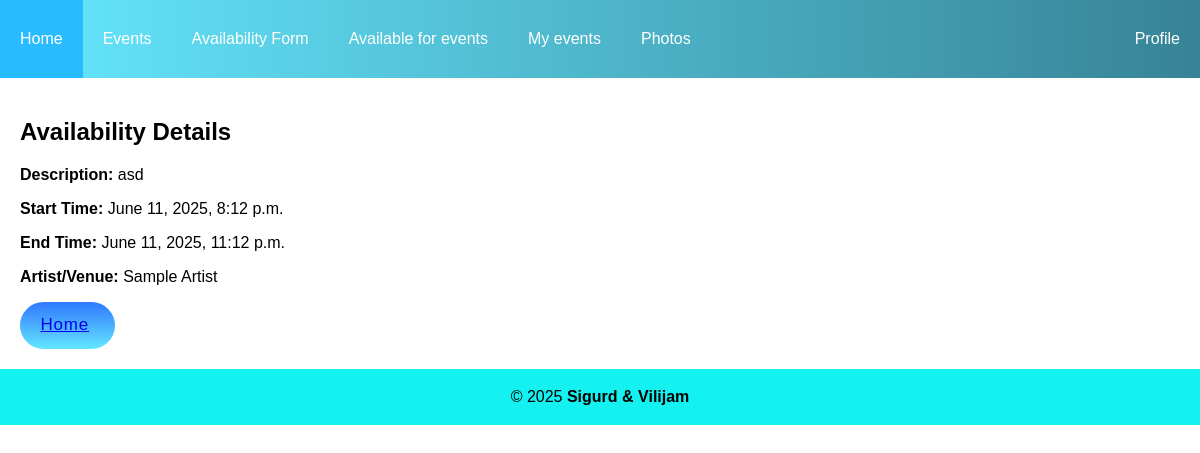
Page /listing/availability/44/ (signed in) on the committed database.
### app/models.py (models this page shows, shortened)
class Availability(models.Model):
    TYPE_CHOICES = [
        ("artist", "Artist"),
        ("venue", "Venue"),
    ]
    type = models.CharField(max_length=10, choices=TYPE_CHOICES)
    artist = models.ForeignKey(
        Artist,
        on_delete=models.CASCADE,
        null=True,
        blank=True,
        related_name="availability_artist",
    )
    venue = models.ForeignKey(
        Venue,
        on_delete=models.CASCADE,
        null=True,
        blank=True,
        related_name="availability_venue",
    )
    start_time = models.DateTimeField()
    end_time = models.DateTimeField()
    description = models.TextField()
    class Meta:
        constraints = [
            models.CheckConstraint(
                check=(
                    models.Q(artist__isnull=False, venue__isnull=True)
                    | models.Q(artist__isnull=True, venue__isnull=False)
                ),
                name="artist_or_venue_only",
            )
        ]

class Artist(models.Model):
    user = models.OneToOneField(
        User, on_delete=models.CASCADE, related_name="artist_user"
    )
    artistimage = models.ImageField(
        upload_to="artistpics/", default="artistpics/default.png", null=True, blank=True
    )
    artistfans = models.ManyToManyField(User, related_name="artist_fans", blank=True)
    genres = models.ManyToManyField(Genre, related_name="artists", blank=True)

class User(AbstractUser):
    choices = [
        ("fan", "Fan"),
        ("artist", "Artist"),
        ("venue", "Venue"),
        ("doorman", "Doorman"),
    ]
    role = models.CharField(max_length=100, choices=choices, default="fan")
    profilename = models.CharField(
        max_length=100
    )  # Name on profile different from username and full name
    bio = models.TextField(max_length=1000, null=True, blank=True)
    profilepic = models.ImageField(
        upload_to="profilepics/",
        default="profilepics/default.png",
        null=True,
        blank=True,
    )

### app/views.py (the view, shortened to what this page needs)
# urls.py: path('listing/<str:listing_type>/<int:listing_id>/', views.listingdetail, name='listingdetail'),
@profile_required
@login_required
@role_required(["artist", "venue"])
def listingdetail(request, listing_id, listing_type):
    if listing_type == "availability":
        listing = get_object_or_404(Availability, id=listing_id)
    elif listing_type == "booking":
        listing = get_object_or_404(Booking, id=listing_id)
    else:
        return render(request, "404.html", status=404)  # Handle invalid listing type
    return render(
        request,
        "listingdetail.html",
        {"listing": listing, "listing_type": listing_type},
    )

### app/utils.py (called while the page is built)
def role_required(allowed_roles):
    def decorator(view_func):
        @wraps(view_func)
        def _wrapped_view(request, *args, **kwargs):
            if not request.user.is_authenticated:
                return HttpResponse(
                    "You must be logged in to access this page.", status=403
                )
            if request.user.role not in allowed_roles:
                return HttpResponse(
                    "You do not have permission to access this page.", status=403
                )
            return view_func(request, *args, **kwargs)
        return _wrapped_view
    return decorator

def profile_required(view_func):
    @wraps(view_func)
    def checkprofile(request, *args, **kwargs):
        user = request.user
        if not (
            hasattr(user, "fan_user")
            or hasattr(user, "artist_user")
            or hasattr(user, "venue_user")
            or hasattr(user, "doorman_user")
        ):
            return redirect("createprofile")
        return view_func(request, *args, **kwargs)
    return checkprofile

### templates/listingdetail.html (shortened to what this page needs)
{% extends 'base.html' %}
{% block content %}
<div class="container">
<h2>{{ listing_type|capfirst }} Details</h2>
{% if listing_type == 'availability' %}
<p><strong>Description:</strong> {{ listing.description }}</p>
<p><strong>Start Time:</strong> {{ listing.start_time }}</p>
<p><strong>End Time:</strong> {{ listing.end_time }}</p>
<p><strong>Artist/Venue:</strong>
    {% if listing.artist %}
    {{ listing.artist.user.profilename }}
    {% elif listing.venue %}
    {{ listing.venue.user.profilename }}
    {% else %}
    Unknown
    {% endif %}
</p>
{% endif %}
<button><a href="{%url 'home'%}">Home</a></button>
</div>
{% endblock %}

### static/css/base.css (style rules this page uses)
body { font-family: Verdana, Geneva, Tahoma, sans-serif; background: linear-gradient(rgb(255, 255, 255), rgb(255, 255, 255)); margin: 0; }
.container { max-width: 1200px; margin: 0 auto; padding: 20px; }
button { display: flex; align-items: center; font-family: inherit; cursor: pointer; font-weight: 500; font-size: 17px; padding: 0.8em 1.5em 0.8em 1.2em; color: white; background: linear-gradient(0deg, rgba(100, 230, 255, 1) 0%, rgb(47, 120, 255) 100%); border: none; letter-spacing: 0.05em; border-radius: 20em; }

### rows in the picture
Availability: description "asd", start_time "June 11, 2025, 8:12 p.m.", end_time "June 11, 2025, 11:12 p.m.", artist.user.profilename "Sample Artist"

### other values in the picture
{{ listing_type|capfirst }} "Availability"
